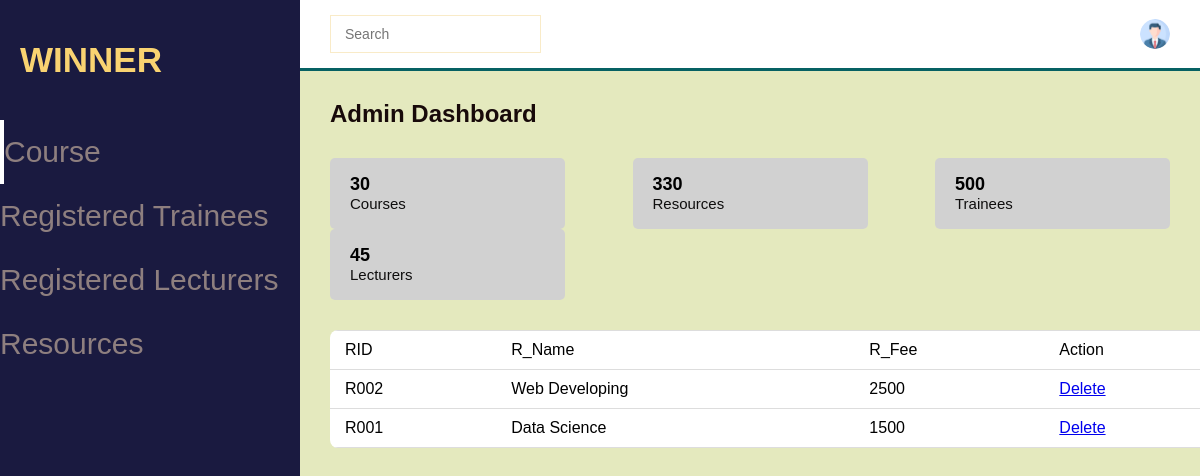
The app's page /PHP/adminreso.php with its own data.
### tables this page shows
CREATE TABLE `resources` (
  `id` int(11) NOT NULL,
  `RID` varchar(11) NOT NULL,
  `R_Name` varchar(100) NOT NULL,
  `R_Fee` int(11) NOT NULL
);

### PHP/adminreso.php (the view, shortened to what this page needs)
<!DOCTYPE html>
<html lang="en" dir="ltr">
<head>
  <link rel="stylesheet" href="../css/adminlec.css">
</head>
<body>
  <section id="menu">
    <div class="logo">
      <h2>WINNER</h2>
    </div>
    <div class="items">
      <li><a href="admincou.php">Course</a></li>
      <li><a href="admintrai.php">Registered Trainees</a></li>
      <li><a href="adminlec.php">Registered Lecturers</a></li>
      <li><a href="#">Resources</a></li>
    </div>
  </section>
  <section id="interface">
    <div class="navi">
      <div class="n1">
        <div class="search">
          <input type="text" placeholder="Search">
        </div>
      </div>
      <div class="profile">
        <img src="../image/profile.png" alt="prfile">
      </div>
    </div>
    <h3 class="i-name">
      Admin Dashboard
    </h3>
    <div class="values">
      <div class="val-box">
        <div>
          <h3>30</h3>
          <span>Courses</span>
        </div>
      </div>
      <div class="val-box">
        <div>
          <h3>330</h3>
          <span>Resources</span>
        </div>
      </div>
      <div class="val-box">
        <div>
          <h3>500</h3>
          <span>Trainees</span>
        </div>
      </div>
      <div class="val-box">
        <div>
          <h3>45</h3>
          <span>Lecturers</span>
        </div>
      </div>
    </div>
    <div class="board">
      <table width="100%">
        <th>
          <tr>
            <td>RID</td>
            <td>R_Name</td>
            <td>R_Fee</td>
            <td>Action</td>
          </tr>
        </th>
        <tbody>
             <?php
                   include_once ("dbh.inc.php");
                 $sql = "SELECT id,RID,R_Name,R_Fee FROM resources ORDER BY id DESC";
                 $result = mysqli_query($conn,$sql);
                 if($result -> num_rows>0)
                 {
                   while($row = $result -> fetch_assoc())
                   {
                     echo "<tr>";
                     echo "<td>".$row['RID']."</td>";
                     echo "<td>".$row['R_Name']."</td>";
                     echo "<td>".$row['R_Fee']."</td>";
                     echo "<td>  <a href = 'deleter.inc.php?id={$row['id']}'>Delete</a></td>";
                     echo "</tr>";
                   }
                 }
              ?>
        </tbody>
      </table>
    </div>
  </section>
</body>
</html>

### css/adminlec.css (style rules this page uses)
* { margin: 0; padding: 0; box-sizing: border-box; font-family: 'Poppins',sans-serif; }
body { width: 100%; background:#E4E9BE; position:relative; display: flex; }
#menu { background: #1A1A40; width: 300px; height: 100%; position: fixed; top: 0; left: 0; }
.logo { display: flex; align-items: center; color: #F9D371; padding: 30px 0 0; }
.logo h2 { color: #F9D371; font-size: 35px; font-family: Arial; padding-left: 20px; float: left; padding-top: 10px; }
.items { margin-top: 40px; }
.items li { list-style: none; padding: 15px 0; transition: 0.3 ease; }
.items li:nth-child(1) { border-left: 4px solid #fff; }
.items li a { text-decoration: none; color: #8E7F7F; font-weight: 300px; font-size: 30px; transition: 0.3 ease; }
#interface { width: calc(100% - 300px); margin-left: 300px; position: relative; }
.navi { display: flex; align-items: center; justify-content: space-between; background: #fff; padding: 15px 30px; border-bottom: 3px solid #066163; position:fixed; width: calc(100% - 300px); }
.search { display: flex; justify-content: flex-start; align-items: center; padding: 10px 14px; border: 1px solid #F9EBC8; }
.search input { border: none; outline: none; font-size: 14px; }
.profile { display: flex; justify-content: flex-start; align-items: center; }
.profile img { width: 30px; height: 30px; object-fit: cover; border-radius: 50%; }
.i-name { color: #180A0A; padding: 30px 30px 0 30px; font-size: 24px; font-weight: 700; margin-top: 70px; }
.values { padding: 30px 30px 0 30px; display: flex; justify-content: space-between; align-items: center; flex-wrap:wrap; }
.val-box { background: #D1D1D1; width: 235px; padding: 16px 20px; border-radius: 5px; display: flex; justify-content: flex-start; align-items: center; }
.val-box h3 { font-size: 18px; font-weight: 600; }
.val-box span { font-size: 15px; color: #0F0E0E; }
.board { width: 100%; margin: 30px 0 30px 30px; overflow: auto; background: #fff; border-radius: 8px; }
table { border-collapse: collapse; }
tr { border-bottom: 1px solid #DDDDDD; }
tbody tr td { padding: 10px 15px; }

### records on screen
resources: RID "R002", R_Name "Web Developing", R_Fee "2500"
resources: RID "R001", R_Name "Data Science", R_Fee "1500"
